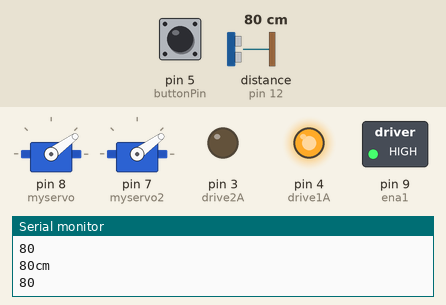
Bench run of a sketch on a simulated Arduino Uno, built with avr-gcc and run on an emulated ATmega328P. Parts: 2 × servo, switched loads named in the sketch (green lamp = pin HIGH), output pins drawn as LEDs (lit = HIGH), the last lines printed to the serial monitor. The inputs (shaded band) are chosen by the test bench; at power-on: distance to the obstacle (sensor on pin 12) 80 cm, pin 5 (buttonPin) HIGH. The echo pulse lasts 58.3 µs per cm.

Above: at 8.1 s.
8.2 s: distance to the obstacle (sensor on pin 12) set to 9 cm
At 8.39 s:
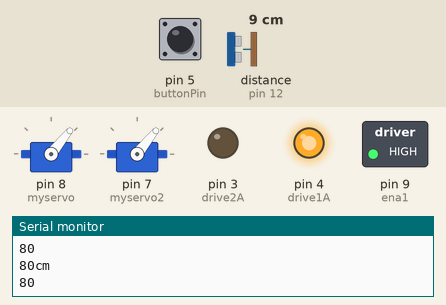
16.4 s: distance to the obstacle (sensor on pin 12) set to 6 cm
At 16.61 s:
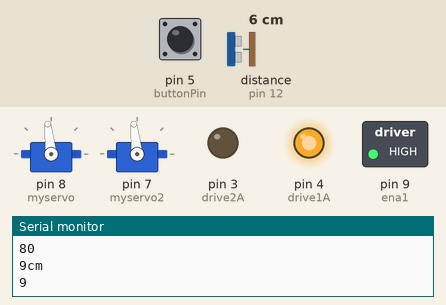
At 22.8 s:
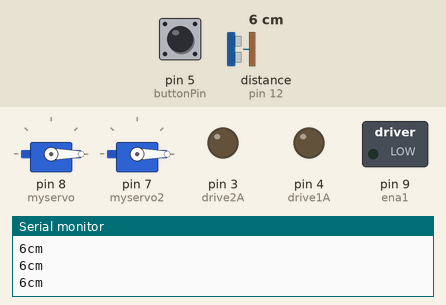
24.6 s: pin 5 (buttonPin) pulled LOW for 3 s
Timing chart, 0 to 27.6 s (numbered marks = the images above; inputs shaded):
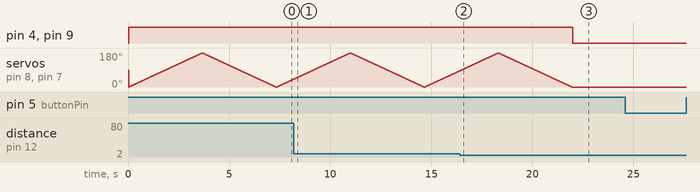

Measured:
- the behaviour switches between 8 and 7 cm on distance to the obstacle (sensor on pin 12) (found by bisection; images 1 and 2)
- after the input at 16.4 s, pin 4 (drive1A), pin 9 (ena1): HIGH → LOW after 5.6 s; servo on pin 8 (myservo), servo on pin 7 (myservo2): goes on until 21.9 s, then stays 0°

The sketch:

FinalProject_v1.2.1.ino
```cpp
#include <Servo.h>
#include "SR04.h"
#define TRIG_PIN 12
#define ECHO_PIN 11

SR04 sr04 = SR04(ECHO_PIN,TRIG_PIN);
long a;

const int ena1 = 9;
const int drive1A = 4;
const int drive2A = 3;
const int buttonPin = 5;
int currentState;
bool toggle = 0;

Servo myservo;
Servo myservo2;

int pos = 0;
int pos2 = 0;
int buttonState = 0;
int spin_speed = 0;

//bool is_running = false; // motor is off to start
bool In1State = LOW; // Direction pin 1 is LOW (off) to start
bool In2State = LOW; // Direction pin 2 is LOW (off) to start


void setup() {

  Serial.begin(9600);
  myservo.attach(8);
  myservo2.attach(7);

  pinMode(ena1,OUTPUT);
  pinMode(drive1A,OUTPUT);
  pinMode(drive2A,OUTPUT);

  pinMode(buttonPin, INPUT_PULLUP);
}

void loop() {
  currentState = digitalRead(buttonPin);
  a = sr04.Distance();
  Serial.print(a);
  Serial.println("cm");

  if(currentState == LOW){
    toggle = !toggle;
    delay(300);
  }
  if(toggle == 0 && a>7){
    Serial.println(a);
    In1State = HIGH; In2State = LOW; spin_speed = 255;
    digitalWrite(drive1A, In1State);
    digitalWrite(drive2A,In2State);
    analogWrite(ena1,spin_speed);

    for(pos = 0; pos <=180; pos += 1){
      myservo.write(pos);
      myservo2.write(pos);
      delay(20);
    }
    for(pos = 180; pos >=0; pos-=1 ){
      myservo.write(pos);
      myservo2.write(pos);
      delay(20);
    }

  }else{
    digitalWrite(drive1A, LOW);
    digitalWrite(drive2A,LOW);
    analogWrite(ena1,0);
  }
}
```
